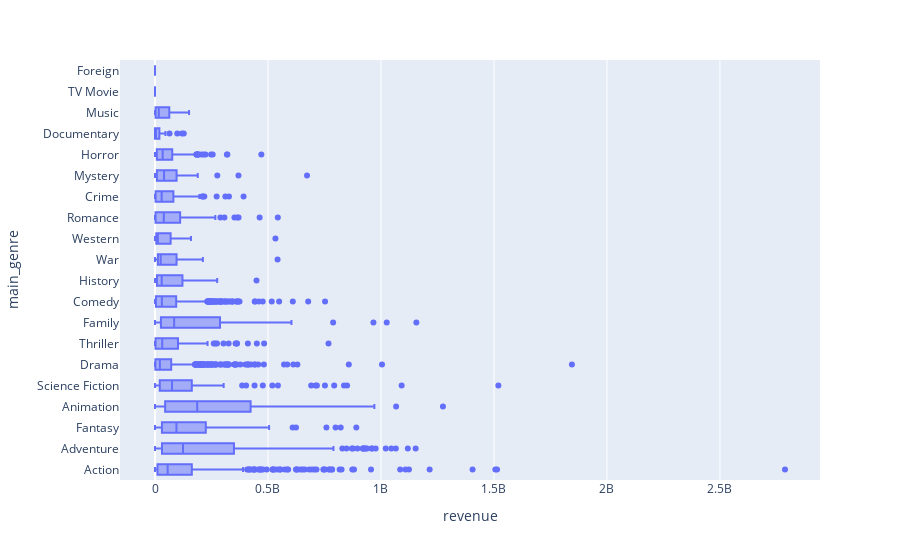

The code cell stored with this chart in its notebook:
### Markdown cell above
### 4. Distribution of Box Office Revenue by Genre
- 흥행 수익 좋은 장르
- 시간의 흐름에 따라 장르가 바뀌는지에 대한 여부
- 월별로 흥행하는 장르

### Code cell
# 장르별 흥행 수익 분포
fig = px.box(data_frame = data, y = 'main_genre', x = 'revenue', hover_name = 'title')
fig.show()

### Figure 1 — Plotly figure (JSON) as saved in the notebook; plotly's stock layout.template omitted (floating-point values rounded to 4 significant figures; data arrays with more than 128 entries replaced by an {"elided": "..."} marker saying what was removed)
{"data": [{"alignmentgroup": "True", "hovertemplate": "<b>%{hovertext}</b><br><br>revenue=%{x}<br>main_genre=%{y}<extra></extra>", "hovertext": {"elided": "3905 str values"}, "legendgroup": "", "marker": {"color": "#636efa"}, "name": "", "notched": false, "offsetgroup": "", "orientation": "h", "showlegend": false, "type": "box", "x": {"elided": "3905 int values"}, "x0": " ", "xaxis": "x", "y": {"elided": "3905 str values"}, "y0": " ", "yaxis": "y"}], "layout": {"boxmode": "group", "legend": {"tracegroupgap": 0}, "margin": {"t": 60}, "xaxis": {"anchor": "y", "domain": [0, 1], "title": {"text": "revenue"}}, "yaxis": {"anchor": "x", "domain": [0, 1], "title": {"text": "main_genre"}}}}
